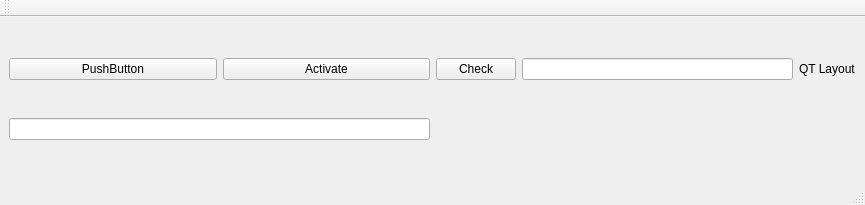
<?xml version="1.0" encoding="UTF-8"?>
<ui version="4.0">
 <class>MainWindow</class>
 <widget class="QMainWindow" name="MainWindow">
  <property name="geometry">
   <rect>
    <x>0</x>
    <y>0</y>
    <width>865</width>
    <height>205</height>
   </rect>
  </property>
  <property name="windowTitle">
   <string>MainWindow</string>
  </property>
  <widget class="QWidget" name="centralwidget">
   <layout class="QGridLayout" name="gridLayout">
    <item row="0" column="0">
     <layout class="QHBoxLayout" name="horizontalLayout_2">
      <item>
       <widget class="QPushButton" name="pushButton">
        <property name="text">
         <string>PushButton</string>
        </property>
       </widget>
      </item>
      <item>
       <widget class="QPushButton" name="Activate">
        <property name="text">
         <string>Activate</string>
        </property>
       </widget>
      </item>
     </layout>
    </item>
    <item row="0" column="1" rowspan="2">
     <layout class="QVBoxLayout" name="verticalLayout">
      <item>
       <layout class="QHBoxLayout" name="horizontalLayout">
        <item>
         <widget class="QPushButton" name="Check">
          <property name="text">
           <string>Check</string>
          </property>
         </widget>
        </item>
        <item>
         <widget class="QLineEdit" name="lineEdit"/>
        </item>
        <item>
         <widget class="QLabel" name="label">
          <property name="text">
           <string>QT Layout</string>
          </property>
         </widget>
        </item>
       </layout>
      </item>
      <item>
       <spacer name="verticalSpacer">
        <property name="orientation">
         <enum>Qt::Vertical</enum>
        </property>
        <property name="sizeHint" stdset="0">
         <size>
          <width>20</width>
          <height>40</height>
         </size>
        </property>
       </spacer>
      </item>
     </layout>
    </item>
    <item row="1" column="0">
     <widget class="QLineEdit" name="valueLine">
      <property name="maxLength">
       <number>500</number>
      </property>
     </widget>
    </item>
   </layout>
  </widget>
  <widget class="QMenuBar" name="menubar">
   <property name="geometry">
    <rect>
     <x>0</x>
     <y>0</y>
     <width>865</width>
     <height>22</height>
    </rect>
   </property>
  </widget>
  <widget class="QStatusBar" name="statusbar"/>
  <widget class="QToolBar" name="toolBar">
   <property name="windowTitle">
    <string>toolBar</string>
   </property>
   <attribute name="toolBarArea">
    <enum>TopToolBarArea</enum>
   </attribute>
   <attribute name="toolBarBreak">
    <bool>false</bool>
   </attribute>
  </widget>
 </widget>
 <resources/>
 <connections>
  <connection>
   <sender>Check</sender>
   <signal>clicked()</signal>
   <receiver>MainWindow</receiver>
   <slot>helloWorld()</slot>
   <hints>
    <hint type="sourcelabel">
     <x>570</x>
     <y>74</y>
    </hint>
    <hint type="destinationlabel">
     <x>106</x>
     <y>193</y>
    </hint>
   </hints>
  </connection>
  <connection>
   <sender>Activate</sender>
   <signal>clicked()</signal>
   <receiver>Check</receiver>
   <slot>click()</slot>
   <hints>
    <hint type="sourcelabel">
     <x>482</x>
     <y>320</y>
    </hint>
    <hint type="destinationlabel">
     <x>570</x>
     <y>74</y>
    </hint>
   </hints>
  </connection>
 </connections>
 <slots>
  <slot>helloWorld()</slot>
  <slot>pushButtonSlot()</slot>
 </slots>
</ui>
